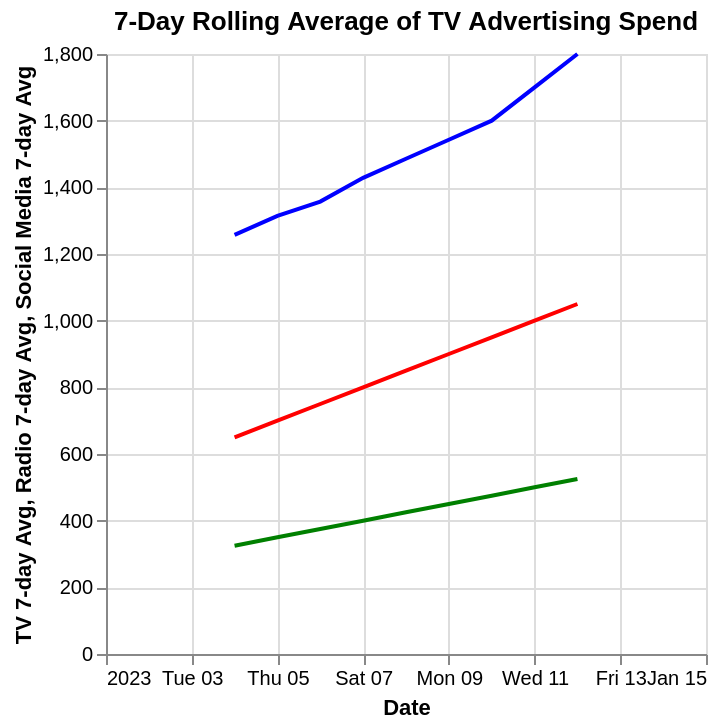
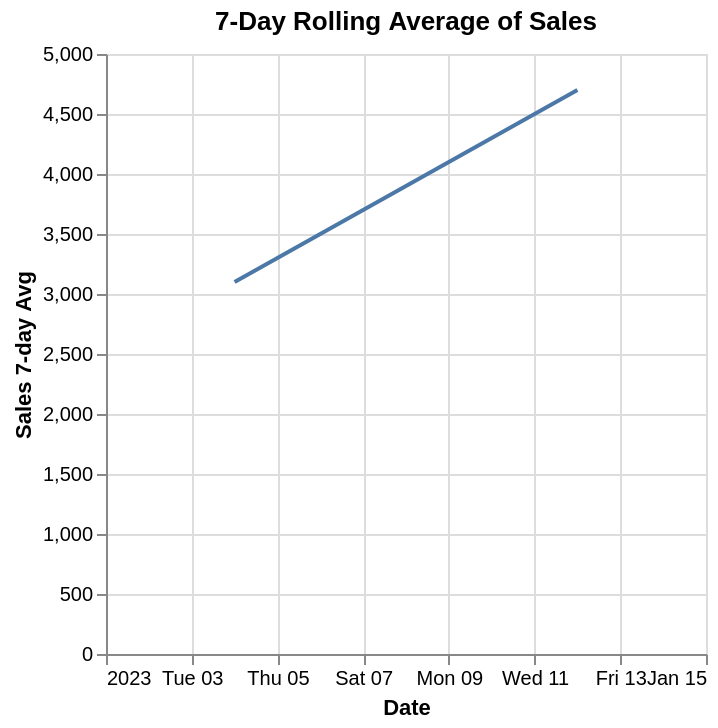
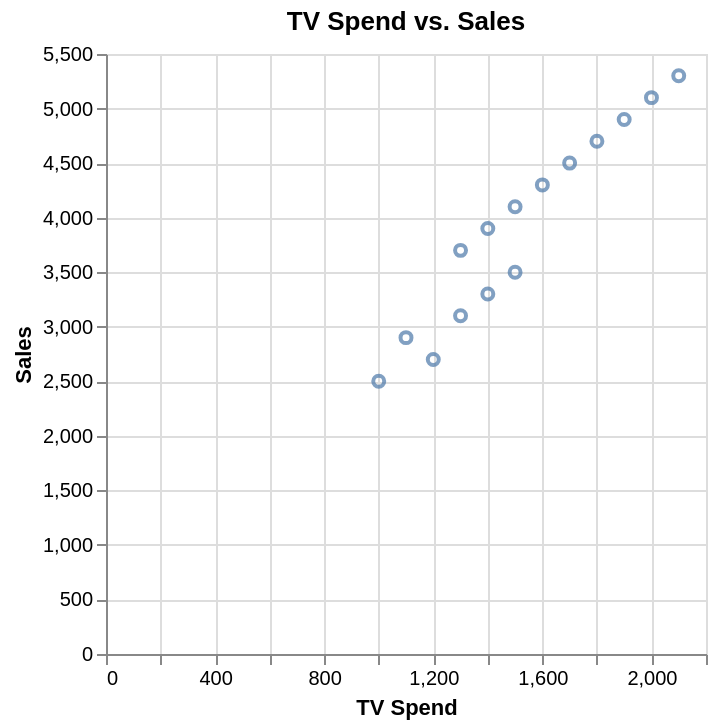
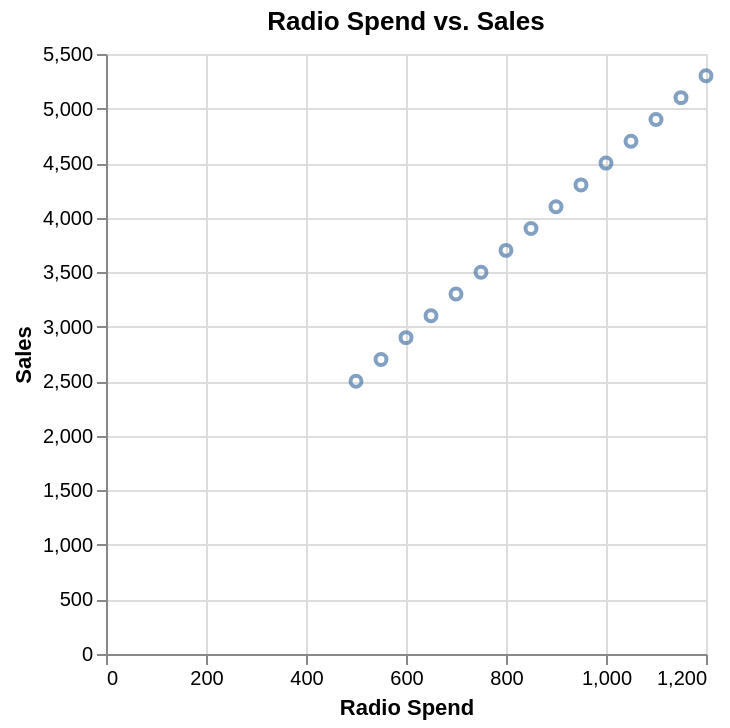

These figures' notebook cell, in order:
### Markdown cell above
### **3. Visualize the Data**

I haven't used Altair plotting library before, so I will try to use it in this project.

### Code cell
# Plot the 7-day rolling averages for `TV`, `Radio`, and `Social_Media` advertising spends over time
base = alt.Chart(df).encode(x=alt.X('Date', axis=alt.Axis(title='Date')))

# Plot the 7-day rolling averages for `TV`
tv_plot = base.mark_line(color='blue').encode(
    y=alt.Y('TV_7d_avg', axis=alt.Axis(title='TV 7-day Avg')),
    tooltip=['Date', 'TV_7d_avg']
).properties(title='7-Day Rolling Average of TV Advertising Spend')

# Plot the 7-day rolling averages for `Radio`
radio_plot = base.mark_line(color='red').encode(
    y=alt.Y('Radio_7d_avg', axis=alt.Axis(title='Radio 7-day Avg')),
    tooltip=['Date', 'Radio_7d_avg']
).properties(title='7-Day Rolling Average of Radio Advertising Spend')

# Plot the 7-day rolling averages for `Social_Media`
social_media_plot = base.mark_line(color='green').encode(
    y=alt.Y('Social_Media_7d_avg', axis=alt.Axis(title='Social Media 7-day Avg')),
    tooltip=['Date', 'Social_Media_7d_avg']
).properties(title='7-Day Rolling Average of Social Media Advertising Spend')

# Combine the plots
combined_plot = tv_plot + radio_plot + social_media_plot
combined_plot.display()

# Plot the 7-day rolling averages for `Sales` over time
sales_plot = base.mark_line().encode(
    y=alt.Y('Sales_7d_avg', axis=alt.Axis(title='Sales 7-day Avg')),
    tooltip=['Date', 'Sales_7d_avg']
).properties(title='7-Day Rolling Average of Sales')
sales_plot.display()

# Create a scatter plot of `TV` spend against `Sales`
scatter_tv = alt.Chart(df).mark_point().encode(
    x=alt.X('TV', axis=alt.Axis(title='TV Spend')),
    y=alt.Y('Sales', axis=alt.Axis(title='Sales')),
    tooltip=['TV', 'Sales']
).properties(title='TV Spend vs. Sales')
scatter_tv.display()

# Create a scatter plot of `Radio` spend against `Sales`
scatter_radio = alt.Chart(df).mark_point().encode(
    x=alt.X('Radio', axis=alt.Axis(title='Radio Spend')),
    y=alt.Y('Sales', axis=alt.Axis(title='Sales')),
    tooltip=['Radio', 'Sales']
).properties(title='Radio Spend vs. Sales')
scatter_radio.display()

# Create a scatter plot of `Social_Media` spend against `Sales`
scatter_social_media = alt.Chart(df).mark_point().encode(
    x=alt.X('Social_Media', axis=alt.Axis(title='Social Media Spend')),
    y=alt.Y('Sales', axis=alt.Axis(title='Sales')),
    tooltip=['Social_Media', 'Sales']
).properties(title='Social Media Spend vs. Sales')
scatter_social_media.display()

### Figure 1 — Vega-Lite specification as saved in the notebook (floating-point values rounded to 4 significant figures)
{"config": {"view": {"continuousWidth": 300, "continuousHeight": 300}}, "layer": [{"mark": {"type": "line", "color": "blue"}, "encoding": {"tooltip": [{"field": "Date", "type": "temporal"}, {"field": "TV_7d_avg", "type": "quantitative"}], "x": {"axis": {"title": "Date"}, "field": "Date", "type": "temporal"}, "y": {"axis": {"title": "TV 7-day Avg"}, "field": "TV_7d_avg", "type": "quantitative"}}, "title": "7-Day Rolling Average of TV Advertising Spend"}, {"mark": {"type": "line", "color": "red"}, "encoding": {"tooltip": [{"field": "Date", "type": "temporal"}, {"field": "Radio_7d_avg", "type": "quantitative"}], "x": {"axis": {"title": "Date"}, "field": "Date", "type": "temporal"}, "y": {"axis": {"title": "Radio 7-day Avg"}, "field": "Radio_7d_avg", "type": "quantitative"}}, "title": "7-Day Rolling Average of Radio Advertising Spend"}, {"mark": {"type": "line", "color": "green"}, "encoding": {"tooltip": [{"field": "Date", "type": "temporal"}, {"field": "Social_Media_7d_avg", "type": "quantitative"}], "x": {"axis": {"title": "Date"}, "field": "Date", "type": "temporal"}, "y": {"axis": {"title": "Social Media 7-day Avg"}, "field": "Social_Media_7d_avg", "type": "quantitative"}}, "title": "7-Day Rolling Average of Social Media Advertising Spend"}], "data": {"name": "data-065e7a5308c36b7d60c6dbc31725c6f6"}, "$schema": "https://vega.github.io/schema/vega-lite/v5.20.1.json", "datasets": {"data-065e7a5308c36b7d60c6dbc31725c6f6": [{"Date": "2023-01-01T00:00:00", "TV": 1000, "Radio": 500, "Social_Media": 250, "Sales": 2500, "TV_7d_avg": null, "Radio_7d_avg": null, "Social_Media_7d_avg": null, "Sales_7d_avg": null}, {"Date": "2023-01-02T00:00:00", "TV": 1200, "Radio": 550, "Social_Media": 275, "Sales": 2700, "TV_7d_avg": null, "Radio_7d_avg": null, "Social_Media_7d_avg": null, "Sales_7d_avg": null}, {"Date": "2023-01-03T00:00:00", "TV": 1100, "Radio": 600, "Social_Media": 300, "Sales": 2900, "TV_7d_avg": null, "Radio_7d_avg": null, "Social_Media_7d_avg": null, "Sales_7d_avg": null}, {"Date": "2023-01-04T00:00:00", "TV": 1300, "Radio": 650, "Social_Media": 325, "Sales": 3100, "TV_7d_avg": 1257.0, "Radio_7d_avg": 650.0, "Social_Media_7d_avg": 325.0, "Sales_7d_avg": 3100.0}, {"Date": "2023-01-05T00:00:00", "TV": 1400, "Radio": 700, "Social_Media": 350, "Sales": 3300, "TV_7d_avg": 1314.0, "Radio_7d_avg": 700.0, "Social_Media_7d_avg": 350.0, "Sales_7d_avg": 3300.0}, {"Date": "2023-01-06T00:00:00", "TV": 1500, "Radio": 750, "Social_Media": 375, "Sales": 3500, "TV_7d_avg": 1357.0, "Radio_7d_avg": 750.0, "Social_Media_7d_avg": 375.0, "Sales_7d_avg": 3500.0}, {"Date": "2023-01-07T00:00:00", "TV": 1300, "Radio": 800, "Social_Media": 400, "Sales": 3700, "TV_7d_avg": 1429.0, "Radio_7d_avg": 800.0, "Social_Media_7d_avg": 400.0, "Sales_7d_avg": 3700.0}, {"Date": "2023-01-08T00:00:00", "TV": 1400, "Radio": 850, "Social_Media": 425, "Sales": 3900, "TV_7d_avg": 1486.0, "Radio_7d_avg": 850.0, "Social_Media_7d_avg": 425.0, "Sales_7d_avg": 3900.0}, {"Date": "2023-01-09T00:00:00", "TV": 1500, "Radio": 900, "Social_Media": 450, "Sales": 4100, "TV_7d_avg": 1543.0, "Radio_7d_avg": 900.0, "Social_Media_7d_avg": 450.0, "Sales_7d_avg": 4100.0}, {"Date": "2023-01-10T00:00:00", "TV": 1600, "Radio": 950, "Social_Media": 475, "Sales": 4300, "TV_7d_avg": 1600.0, "Radio_7d_avg": 950.0, "Social_Media_7d_avg": 475.0, "Sales_7d_avg": 4300.0}, {"Date": "2023-01-11T00:00:00", "TV": 1700, "Radio": 1000, "Social_Media": 500, "Sales": 4500, "TV_7d_avg": 1700.0, "Radio_7d_avg": 1000.0, "Social_Media_7d_avg": 500.0, "Sales_7d_avg": 4500.0}, {"Date": "2023-01-12T00:00:00", "TV": 1800, "Radio": 1050, "Social_Media": 525, "Sales": 4700, "TV_7d_avg": 1800.0, "Radio_7d_avg": 1050.0, "Social_Media_7d_avg": 525.0, "Sales_7d_avg": 4700.0}, {"Date": "2023-01-13T00:00:00", "TV": 1900, "Radio": 1100, "Social_Media": 550, "Sales": 4900, "TV_7d_avg": null, "Radio_7d_avg": null, "Social_Media_7d_avg": null, "Sales_7d_avg": null}, {"Date": "2023-01-14T00:00:00", "TV": 2000, "Radio": 1150, "Social_Media": 575, "Sales": 5100, "TV_7d_avg": null, "Radio_7d_avg": null, "Social_Media_7d_avg": null, "Sales_7d_avg": null}, {"Date": "2023-01-15T00:00:00", "TV": 2100, "Radio": 1200, "Social_Media": 600, "Sales": 5300, "TV_7d_avg": null, "Radio_7d_avg": null, "Social_Media_7d_avg": null, "Sales_7d_avg": null}]}}

### Figure 2 — Vega-Lite specification as saved in the notebook (floating-point values rounded to 4 significant figures)
{"config": {"view": {"continuousWidth": 300, "continuousHeight": 300}}, "data": {"name": "data-065e7a5308c36b7d60c6dbc31725c6f6"}, "mark": {"type": "line"}, "encoding": {"tooltip": [{"field": "Date", "type": "temporal"}, {"field": "Sales_7d_avg", "type": "quantitative"}], "x": {"axis": {"title": "Date"}, "field": "Date", "type": "temporal"}, "y": {"axis": {"title": "Sales 7-day Avg"}, "field": "Sales_7d_avg", "type": "quantitative"}}, "title": "7-Day Rolling Average of Sales", "$schema": "https://vega.github.io/schema/vega-lite/v5.20.1.json", "datasets": {"data-065e7a5308c36b7d60c6dbc31725c6f6": [{"Date": "2023-01-01T00:00:00", "TV": 1000, "Radio": 500, "Social_Media": 250, "Sales": 2500, "TV_7d_avg": null, "Radio_7d_avg": null, "Social_Media_7d_avg": null, "Sales_7d_avg": null}, {"Date": "2023-01-02T00:00:00", "TV": 1200, "Radio": 550, "Social_Media": 275, "Sales": 2700, "TV_7d_avg": null, "Radio_7d_avg": null, "Social_Media_7d_avg": null, "Sales_7d_avg": null}, {"Date": "2023-01-03T00:00:00", "TV": 1100, "Radio": 600, "Social_Media": 300, "Sales": 2900, "TV_7d_avg": null, "Radio_7d_avg": null, "Social_Media_7d_avg": null, "Sales_7d_avg": null}, {"Date": "2023-01-04T00:00:00", "TV": 1300, "Radio": 650, "Social_Media": 325, "Sales": 3100, "TV_7d_avg": 1257.0, "Radio_7d_avg": 650.0, "Social_Media_7d_avg": 325.0, "Sales_7d_avg": 3100.0}, {"Date": "2023-01-05T00:00:00", "TV": 1400, "Radio": 700, "Social_Media": 350, "Sales": 3300, "TV_7d_avg": 1314.0, "Radio_7d_avg": 700.0, "Social_Media_7d_avg": 350.0, "Sales_7d_avg": 3300.0}, {"Date": "2023-01-06T00:00:00", "TV": 1500, "Radio": 750, "Social_Media": 375, "Sales": 3500, "TV_7d_avg": 1357.0, "Radio_7d_avg": 750.0, "Social_Media_7d_avg": 375.0, "Sales_7d_avg": 3500.0}, {"Date": "2023-01-07T00:00:00", "TV": 1300, "Radio": 800, "Social_Media": 400, "Sales": 3700, "TV_7d_avg": 1429.0, "Radio_7d_avg": 800.0, "Social_Media_7d_avg": 400.0, "Sales_7d_avg": 3700.0}, {"Date": "2023-01-08T00:00:00", "TV": 1400, "Radio": 850, "Social_Media": 425, "Sales": 3900, "TV_7d_avg": 1486.0, "Radio_7d_avg": 850.0, "Social_Media_7d_avg": 425.0, "Sales_7d_avg": 3900.0}, {"Date": "2023-01-09T00:00:00", "TV": 1500, "Radio": 900, "Social_Media": 450, "Sales": 4100, "TV_7d_avg": 1543.0, "Radio_7d_avg": 900.0, "Social_Media_7d_avg": 450.0, "Sales_7d_avg": 4100.0}, {"Date": "2023-01-10T00:00:00", "TV": 1600, "Radio": 950, "Social_Media": 475, "Sales": 4300, "TV_7d_avg": 1600.0, "Radio_7d_avg": 950.0, "Social_Media_7d_avg": 475.0, "Sales_7d_avg": 4300.0}, {"Date": "2023-01-11T00:00:00", "TV": 1700, "Radio": 1000, "Social_Media": 500, "Sales": 4500, "TV_7d_avg": 1700.0, "Radio_7d_avg": 1000.0, "Social_Media_7d_avg": 500.0, "Sales_7d_avg": 4500.0}, {"Date": "2023-01-12T00:00:00", "TV": 1800, "Radio": 1050, "Social_Media": 525, "Sales": 4700, "TV_7d_avg": 1800.0, "Radio_7d_avg": 1050.0, "Social_Media_7d_avg": 525.0, "Sales_7d_avg": 4700.0}, {"Date": "2023-01-13T00:00:00", "TV": 1900, "Radio": 1100, "Social_Media": 550, "Sales": 4900, "TV_7d_avg": null, "Radio_7d_avg": null, "Social_Media_7d_avg": null, "Sales_7d_avg": null}, {"Date": "2023-01-14T00:00:00", "TV": 2000, "Radio": 1150, "Social_Media": 575, "Sales": 5100, "TV_7d_avg": null, "Radio_7d_avg": null, "Social_Media_7d_avg": null, "Sales_7d_avg": null}, {"Date": "2023-01-15T00:00:00", "TV": 2100, "Radio": 1200, "Social_Media": 600, "Sales": 5300, "TV_7d_avg": null, "Radio_7d_avg": null, "Social_Media_7d_avg": null, "Sales_7d_avg": null}]}}

### Figure 3 — Vega-Lite specification as saved in the notebook (floating-point values rounded to 4 significant figures)
{"config": {"view": {"continuousWidth": 300, "continuousHeight": 300}}, "data": {"name": "data-065e7a5308c36b7d60c6dbc31725c6f6"}, "mark": {"type": "point"}, "encoding": {"tooltip": [{"field": "TV", "type": "quantitative"}, {"field": "Sales", "type": "quantitative"}], "x": {"axis": {"title": "TV Spend"}, "field": "TV", "type": "quantitative"}, "y": {"axis": {"title": "Sales"}, "field": "Sales", "type": "quantitative"}}, "title": "TV Spend vs. Sales", "$schema": "https://vega.github.io/schema/vega-lite/v5.20.1.json", "datasets": {"data-065e7a5308c36b7d60c6dbc31725c6f6": [{"Date": "2023-01-01T00:00:00", "TV": 1000, "Radio": 500, "Social_Media": 250, "Sales": 2500, "TV_7d_avg": null, "Radio_7d_avg": null, "Social_Media_7d_avg": null, "Sales_7d_avg": null}, {"Date": "2023-01-02T00:00:00", "TV": 1200, "Radio": 550, "Social_Media": 275, "Sales": 2700, "TV_7d_avg": null, "Radio_7d_avg": null, "Social_Media_7d_avg": null, "Sales_7d_avg": null}, {"Date": "2023-01-03T00:00:00", "TV": 1100, "Radio": 600, "Social_Media": 300, "Sales": 2900, "TV_7d_avg": null, "Radio_7d_avg": null, "Social_Media_7d_avg": null, "Sales_7d_avg": null}, {"Date": "2023-01-04T00:00:00", "TV": 1300, "Radio": 650, "Social_Media": 325, "Sales": 3100, "TV_7d_avg": 1257.0, "Radio_7d_avg": 650.0, "Social_Media_7d_avg": 325.0, "Sales_7d_avg": 3100.0}, {"Date": "2023-01-05T00:00:00", "TV": 1400, "Radio": 700, "Social_Media": 350, "Sales": 3300, "TV_7d_avg": 1314.0, "Radio_7d_avg": 700.0, "Social_Media_7d_avg": 350.0, "Sales_7d_avg": 3300.0}, {"Date": "2023-01-06T00:00:00", "TV": 1500, "Radio": 750, "Social_Media": 375, "Sales": 3500, "TV_7d_avg": 1357.0, "Radio_7d_avg": 750.0, "Social_Media_7d_avg": 375.0, "Sales_7d_avg": 3500.0}, {"Date": "2023-01-07T00:00:00", "TV": 1300, "Radio": 800, "Social_Media": 400, "Sales": 3700, "TV_7d_avg": 1429.0, "Radio_7d_avg": 800.0, "Social_Media_7d_avg": 400.0, "Sales_7d_avg": 3700.0}, {"Date": "2023-01-08T00:00:00", "TV": 1400, "Radio": 850, "Social_Media": 425, "Sales": 3900, "TV_7d_avg": 1486.0, "Radio_7d_avg": 850.0, "Social_Media_7d_avg": 425.0, "Sales_7d_avg": 3900.0}, {"Date": "2023-01-09T00:00:00", "TV": 1500, "Radio": 900, "Social_Media": 450, "Sales": 4100, "TV_7d_avg": 1543.0, "Radio_7d_avg": 900.0, "Social_Media_7d_avg": 450.0, "Sales_7d_avg": 4100.0}, {"Date": "2023-01-10T00:00:00", "TV": 1600, "Radio": 950, "Social_Media": 475, "Sales": 4300, "TV_7d_avg": 1600.0, "Radio_7d_avg": 950.0, "Social_Media_7d_avg": 475.0, "Sales_7d_avg": 4300.0}, {"Date": "2023-01-11T00:00:00", "TV": 1700, "Radio": 1000, "Social_Media": 500, "Sales": 4500, "TV_7d_avg": 1700.0, "Radio_7d_avg": 1000.0, "Social_Media_7d_avg": 500.0, "Sales_7d_avg": 4500.0}, {"Date": "2023-01-12T00:00:00", "TV": 1800, "Radio": 1050, "Social_Media": 525, "Sales": 4700, "TV_7d_avg": 1800.0, "Radio_7d_avg": 1050.0, "Social_Media_7d_avg": 525.0, "Sales_7d_avg": 4700.0}, {"Date": "2023-01-13T00:00:00", "TV": 1900, "Radio": 1100, "Social_Media": 550, "Sales": 4900, "TV_7d_avg": null, "Radio_7d_avg": null, "Social_Media_7d_avg": null, "Sales_7d_avg": null}, {"Date": "2023-01-14T00:00:00", "TV": 2000, "Radio": 1150, "Social_Media": 575, "Sales": 5100, "TV_7d_avg": null, "Radio_7d_avg": null, "Social_Media_7d_avg": null, "Sales_7d_avg": null}, {"Date": "2023-01-15T00:00:00", "TV": 2100, "Radio": 1200, "Social_Media": 600, "Sales": 5300, "TV_7d_avg": null, "Radio_7d_avg": null, "Social_Media_7d_avg": null, "Sales_7d_avg": null}]}}

### Figure 4 — Vega-Lite specification as saved in the notebook (floating-point values rounded to 4 significant figures)
{"config": {"view": {"continuousWidth": 300, "continuousHeight": 300}}, "data": {"name": "data-065e7a5308c36b7d60c6dbc31725c6f6"}, "mark": {"type": "point"}, "encoding": {"tooltip": [{"field": "Radio", "type": "quantitative"}, {"field": "Sales", "type": "quantitative"}], "x": {"axis": {"title": "Radio Spend"}, "field": "Radio", "type": "quantitative"}, "y": {"axis": {"title": "Sales"}, "field": "Sales", "type": "quantitative"}}, "title": "Radio Spend vs. Sales", "$schema": "https://vega.github.io/schema/vega-lite/v5.20.1.json", "datasets": {"data-065e7a5308c36b7d60c6dbc31725c6f6": [{"Date": "2023-01-01T00:00:00", "TV": 1000, "Radio": 500, "Social_Media": 250, "Sales": 2500, "TV_7d_avg": null, "Radio_7d_avg": null, "Social_Media_7d_avg": null, "Sales_7d_avg": null}, {"Date": "2023-01-02T00:00:00", "TV": 1200, "Radio": 550, "Social_Media": 275, "Sales": 2700, "TV_7d_avg": null, "Radio_7d_avg": null, "Social_Media_7d_avg": null, "Sales_7d_avg": null}, {"Date": "2023-01-03T00:00:00", "TV": 1100, "Radio": 600, "Social_Media": 300, "Sales": 2900, "TV_7d_avg": null, "Radio_7d_avg": null, "Social_Media_7d_avg": null, "Sales_7d_avg": null}, {"Date": "2023-01-04T00:00:00", "TV": 1300, "Radio": 650, "Social_Media": 325, "Sales": 3100, "TV_7d_avg": 1257.0, "Radio_7d_avg": 650.0, "Social_Media_7d_avg": 325.0, "Sales_7d_avg": 3100.0}, {"Date": "2023-01-05T00:00:00", "TV": 1400, "Radio": 700, "Social_Media": 350, "Sales": 3300, "TV_7d_avg": 1314.0, "Radio_7d_avg": 700.0, "Social_Media_7d_avg": 350.0, "Sales_7d_avg": 3300.0}, {"Date": "2023-01-06T00:00:00", "TV": 1500, "Radio": 750, "Social_Media": 375, "Sales": 3500, "TV_7d_avg": 1357.0, "Radio_7d_avg": 750.0, "Social_Media_7d_avg": 375.0, "Sales_7d_avg": 3500.0}, {"Date": "2023-01-07T00:00:00", "TV": 1300, "Radio": 800, "Social_Media": 400, "Sales": 3700, "TV_7d_avg": 1429.0, "Radio_7d_avg": 800.0, "Social_Media_7d_avg": 400.0, "Sales_7d_avg": 3700.0}, {"Date": "2023-01-08T00:00:00", "TV": 1400, "Radio": 850, "Social_Media": 425, "Sales": 3900, "TV_7d_avg": 1486.0, "Radio_7d_avg": 850.0, "Social_Media_7d_avg": 425.0, "Sales_7d_avg": 3900.0}, {"Date": "2023-01-09T00:00:00", "TV": 1500, "Radio": 900, "Social_Media": 450, "Sales": 4100, "TV_7d_avg": 1543.0, "Radio_7d_avg": 900.0, "Social_Media_7d_avg": 450.0, "Sales_7d_avg": 4100.0}, {"Date": "2023-01-10T00:00:00", "TV": 1600, "Radio": 950, "Social_Media": 475, "Sales": 4300, "TV_7d_avg": 1600.0, "Radio_7d_avg": 950.0, "Social_Media_7d_avg": 475.0, "Sales_7d_avg": 4300.0}, {"Date": "2023-01-11T00:00:00", "TV": 1700, "Radio": 1000, "Social_Media": 500, "Sales": 4500, "TV_7d_avg": 1700.0, "Radio_7d_avg": 1000.0, "Social_Media_7d_avg": 500.0, "Sales_7d_avg": 4500.0}, {"Date": "2023-01-12T00:00:00", "TV": 1800, "Radio": 1050, "Social_Media": 525, "Sales": 4700, "TV_7d_avg": 1800.0, "Radio_7d_avg": 1050.0, "Social_Media_7d_avg": 525.0, "Sales_7d_avg": 4700.0}, {"Date": "2023-01-13T00:00:00", "TV": 1900, "Radio": 1100, "Social_Media": 550, "Sales": 4900, "TV_7d_avg": null, "Radio_7d_avg": null, "Social_Media_7d_avg": null, "Sales_7d_avg": null}, {"Date": "2023-01-14T00:00:00", "TV": 2000, "Radio": 1150, "Social_Media": 575, "Sales": 5100, "TV_7d_avg": null, "Radio_7d_avg": null, "Social_Media_7d_avg": null, "Sales_7d_avg": null}, {"Date": "2023-01-15T00:00:00", "TV": 2100, "Radio": 1200, "Social_Media": 600, "Sales": 5300, "TV_7d_avg": null, "Radio_7d_avg": null, "Social_Media_7d_avg": null, "Sales_7d_avg": null}]}}
